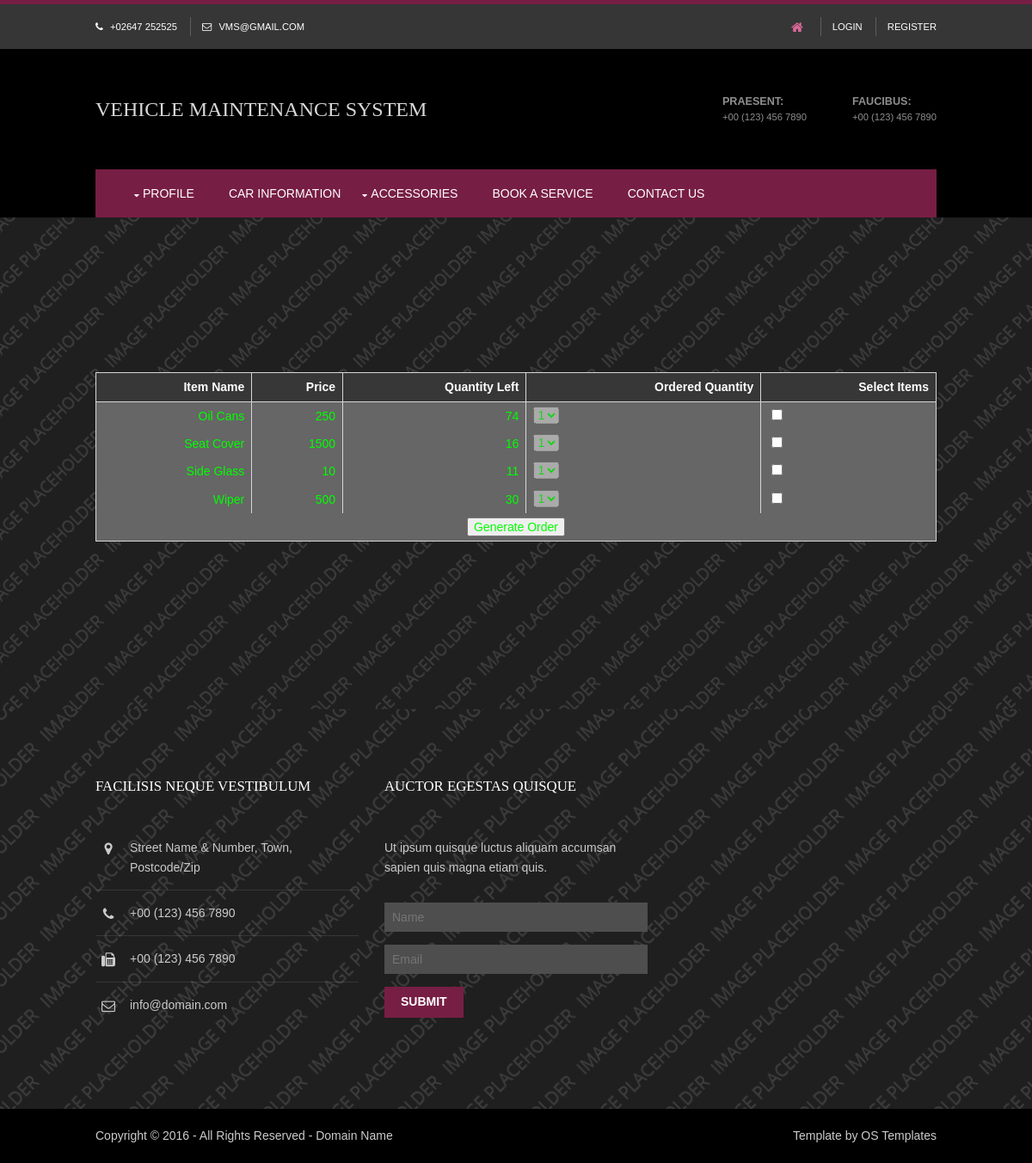
The page /purchase.php on the database its author committed.
### tables this page shows
CREATE TABLE `items` (
  `item_id` varchar(10) NOT NULL,
  `car_id` varchar(10) NOT NULL,
  `item_name` varchar(20) NOT NULL,
  `price` int(6) NOT NULL,
  `qty` int(4) NOT NULL,
  `reorder` int(4) NOT NULL
);

### purchase.php (the view, shortened to what this page needs)
<?php
global $v_session;
	include ("db.php");
?>
<!DOCTYPE html>
<html lang="">
<head>
<link href="layout/styles/layout.css" rel="stylesheet" type="text/css" media="all">
</head>
<body id="top" onLoad="myfunction()">
<div class="wrapper row0">
  <div id="topbar" class="hoc clear">
    <div class="fl_left">
      <ul>
        <li><i class="fa fa-phone"></i> +02647 252525</li>
        <li><i class="fa fa-envelope-o"></i> vms@gmail.com</li>
      </ul>
    </div>
    <div class="fl_right">
      <ul>
        <li><a href="#"><i class="fa fa-lg fa-home"></i></a></li>
        <li><a href="login.php">Login</a></li>
        <li><a href="signup.php">Register</a></li>
      </ul>
    </div>
  </div>
</div>
<div class="wrapper row1">
  <header id="header" class="hoc clear">
    <div id="logo" class="fl_left">
      <h1><a href="index.html">Vehicle Maintenance System</a></h1>
    </div>
    <div id="quickinfo" class="fl_right">
      <ul class="nospace inline">
        <li><strong>Praesent:</strong><br>
          +00 (123) 456 7890</li>
        <li><strong>Faucibus:</strong><br>
          +00 (123) 456 7890</li>
      </ul>
    </div>
  </header>
  <nav id="mainav" class="hoc clear">
    <ul class="clear">
      <li class="active"><a href=""><?php echo $v_session;?></a></li>
      <li><a class="drop" href="#">Profile</a>
      </li>
	  <li><a href="viewcar.php">Car Information</a></li>
	  <li><a class="drop" href="#">Accessories</a>
      </li>
      <li><a href="service.php">Book a service</a></li>
      <li><a href="#">Contact Us</a></li>
    </ul>
  </nav>
</div>
<div class="wrapper bgded overlay" style="background-image:url('images/demo/backgrounds/01.png');">
  <div id="pageintro" class="hoc clear">
	<form method="post" action="">
	 <?php
	 $i=1;
		echo '<table> <tr><th>Item Name</th><th>Price</th><th>Quantity Left</th><th>Ordered Quantity</th><th>Select Items</th></tr>';
		$v_query=mysqli_query($v_con,"select * from items")or die (mysqli_error($v_con));
		while($v_data=mysqli_fetch_array($v_query))
		{
			echo "<tr>
				<td>$v_data[2]<input name='hidItemId$i' type='hidden' value='$v_data[0]'><input name='hidItemPR$i' type='hidden' value='$v_data[3]'></td>
				<td>$v_data[3]</td>
				<td>$v_data[4]</td>
				<td>
					<select name='qty$i' id='qty$i' disabled=true>
						<option value='1'>1</option>
						<option value='2'>2</option>
						<option value='3'>3</option>
						<option value='4'>4</option>
						<option value='5'>5</option>
					</select>
				</td>
				<td><input name='txtorder$i' type='checkbox' onChange='myfunction1($i)' id='txtorder$i' value='true'></td>
				</tr>";
				$i++;
		}
		echo "<tr><td colspan='6' align='center'>";
	?>
	<input name='submit' type='submit' id='submit' value='Generate Order' /></td></tr></table>
	</form>
  </div>
</div>
<div class="wrapper row4 bgded overlay" style="background-image:url('images/demo/backgrounds/03.png');">
  <footer id="footer" class="hoc clear">
    <div class="one_third first">
      <h6 class="heading">Facilisis neque vestibulum</h6>
      <ul class="nospace btmspace-30 linklist contact">
        <li><i class="fa fa-map-marker"></i>
          <address>
          Street Name &amp; Number, Town, Postcode/Zip
          </address>
        </li>
        <li><i class="fa fa-phone"></i> +00 (123) 456 7890</li>
        <li><i class="fa fa-fax"></i> +00 (123) 456 7890</li>
        <li><i class="fa fa-envelope-o"></i> info@domain.com</li>
      </ul>
    </div>
    <div class="one_third">
      <h6 class="heading">Auctor egestas quisque</h6>
      <p class="nospace btmspace-30">Ut ipsum quisque luctus aliquam accumsan sapien quis magna etiam quis.</p>
      <form method="post" action="#">
        <fieldset>
          <input class="btmspace-15" type="text" value="" placeholder="Name">
          <input class="btmspace-15" type="text" value="" placeholder="Email">
          <button type="submit" value="submit">Submit</button>
        </fieldset>
      </form>
    </div>
  </footer>
</div>
<div class="wrapper row5">
  <div id="copyright" class="hoc clear">
    <p class="fl_left">Copyright &copy; 2016 - All Rights Reserved - <a href="#">Domain Name</a></p>
    <p class="fl_right">Template by <a target="_blank" href="http://www.os-templates.com/" title="Free Website Templates">OS Templates</a></p>
  </div>
</div>
</body>
</html>

### layout/styles/layout.css (style rules this page uses)
.row0 { border-top:5px solid; }
#topbar { padding:15px 0; font-size:.8rem; text-transform:uppercase; }
#topbar * { margin:0; padding:0; list-style:none; }
#topbar ul li { display:inline-block; margin-right:10px; padding-right:15px; border-right:1px solid; }
#topbar ul li:last-child { margin-right:0; padding-right:0; border-right:none; }
#topbar i { margin:0 5px 0 0; line-height:normal; }
#header { padding:50px 0; }
#header #logo * { margin:0; padding:0; line-height:1; }
#header #logo h1 { margin-top:8px; font-size:24px; }
#header #quickinfo { font-size:.8rem; text-transform:uppercase; }
#header #quickinfo li { margin-right:50px; }
#header #quickinfo li:last-child { margin-right:0; }
#header #quickinfo strong { display:block; margin:0 0 -5px 0; padding:0; font-size:.9rem; }
#pageintro { padding:180px 0; text-align:right; }
#footer { padding:80px 0; }
#footer .heading { margin-bottom:50px; font-size:1.2rem; }
#footer .linklist li { display:block; margin-bottom:15px; padding:0 0 15px 0; border-bottom:1px solid; }
#footer .linklist li:last-child { margin:0; padding:0; border:none; }
#footer .linklist li::before, #footer .linklist li::after { display:table; content:""; }
#footer .linklist li, #footer .linklist li::after { clear:both; }
#footer .contact.linklist li, #footer .contact.linklist li:last-child { position:relative; padding-left:40px; }
#footer .contact li * { margin:0; padding:0; line-height:1.6; }
#footer .contact li i { display:block; position:absolute; top:0; left:0; width:30px; font-size:16px; text-align:center; }
#footer input, #footer button { border:1px solid; }
#footer input { display:block; width:100%; padding:8px; }
#footer button { padding:8px 18px 10px; text-transform:uppercase; font-weight:700; cursor:pointer; }
#copyright { padding:20px 0; }
#copyright * { margin:0; padding:0; }
*, *::before, *::after { transition:all .3s ease-in-out; }
nav ul, nav ol { margin:0; padding:0; list-style:none; }
#mainav, #breadcrumb, .sidebar nav { line-height:normal; }
#mainav .drop::after, #mainav li li .drop::after, #breadcrumb li a::after, .sidebar nav a::after { position:absolute; font-family:"FontAwesome"; font-size:10px; line-height:10px; }
#mainav ul { text-transform:uppercase; }
#mainav li { display:block; float:left; position:relative; margin:0; padding:0; }
#mainav li:last-child { margin-right:0; }
#mainav li a { display:block; padding:20px; }
#mainav .drop { padding-left:15px; }
#mainav .drop::after, #mainav li li .drop::after { content:"\f0d7"; }
#mainav .drop::after { top:25px; left:5px; }
table, th, td { border:1px solid; background-color:#666666; color:#00FF00; border-collapse:collapse; vertical-align:top; }
table, th { table-layout:auto; }
table { width:100%; margin-bottom:15px; }
th, td { padding:5px 8px; }
td { border-width:0 1px; }
body { color:#4A4A4A; background-color:#FFFFFF; }
a { color:#771E44; }
.overlay { color:#FFFFFF; background-color:inherit; }
.overlay::after { color:inherit; background-color:rgba(0,0,0,.4); }
.row0, .row0 a { color:#FFFFFF; background-color:#363636; }
.row0 { border-color:#771E44; }
.row1 { color:#8F8F8F; background-color:#000000; }
.row4, .row4 a { color:#CBCBCB; }
.row5, .row5 a { color:#CBCBCB; background-color:#000000; }
#topbar, #topbar ul li { border-color:rgba(255,255,255,.2); }
#topbar > div:last-of-type li:first-child a { color:#DA6798; }
#header a { color:inherit; }
#header #logo a { color:#D7D7D7; }
#footer .heading { color:#FFFFFF; }
#footer hr, #footer .borderedbox, #footer .linklist li { border-color:rgba(255,255,255,.1); }
#footer input, #footer button { border-color:transparent; }
#footer input { color:#FFFFFF; background-color:#4E4E4E; }
#footer button { color:#FFFFFF; background-color:#771E44; }
#mainav { color:#FFFFFF; background-color:#771E44; }
#mainav li a { color:inherit; }
#mainav .active a, #mainav a:hover, #mainav li:hover > a { color:#DA6798; background-color:inherit; }
table, th, td, #comments .avatar, #comments input, #comments textarea { border-color:#D7D7D7; }
th { color:#FFFFFF; background-color:#373737; }
tr, #comments li, #comments input[type="submit"], #comments input[type="reset"] { color:inherit; background-color:#FBFBFB; }
tr:nth-child(even), #comments li:nth-child(even) { color:inherit; background-color:#F7F7F7; }
@media screen and (min-width:978px) { .hoc { max-width:978px; } }

### rows shown on the page
items: item_name "Oil Cans", price "250", qty "74"
items: item_name "Seat Cover", price "1500", qty "16"
items: item_name "Side Glass", price "10", qty "11"
items: item_name "Wiper", price "500", qty "30"
